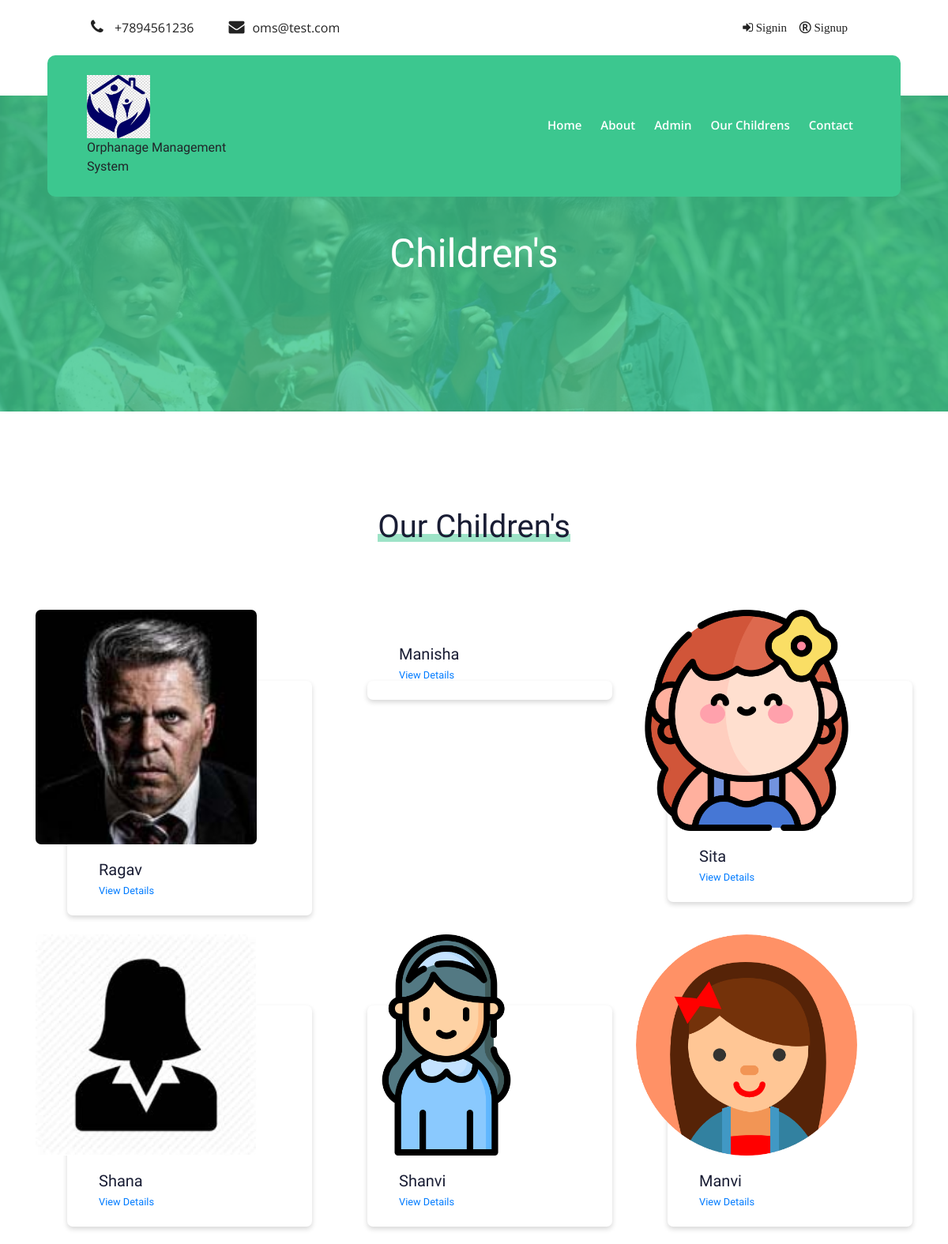
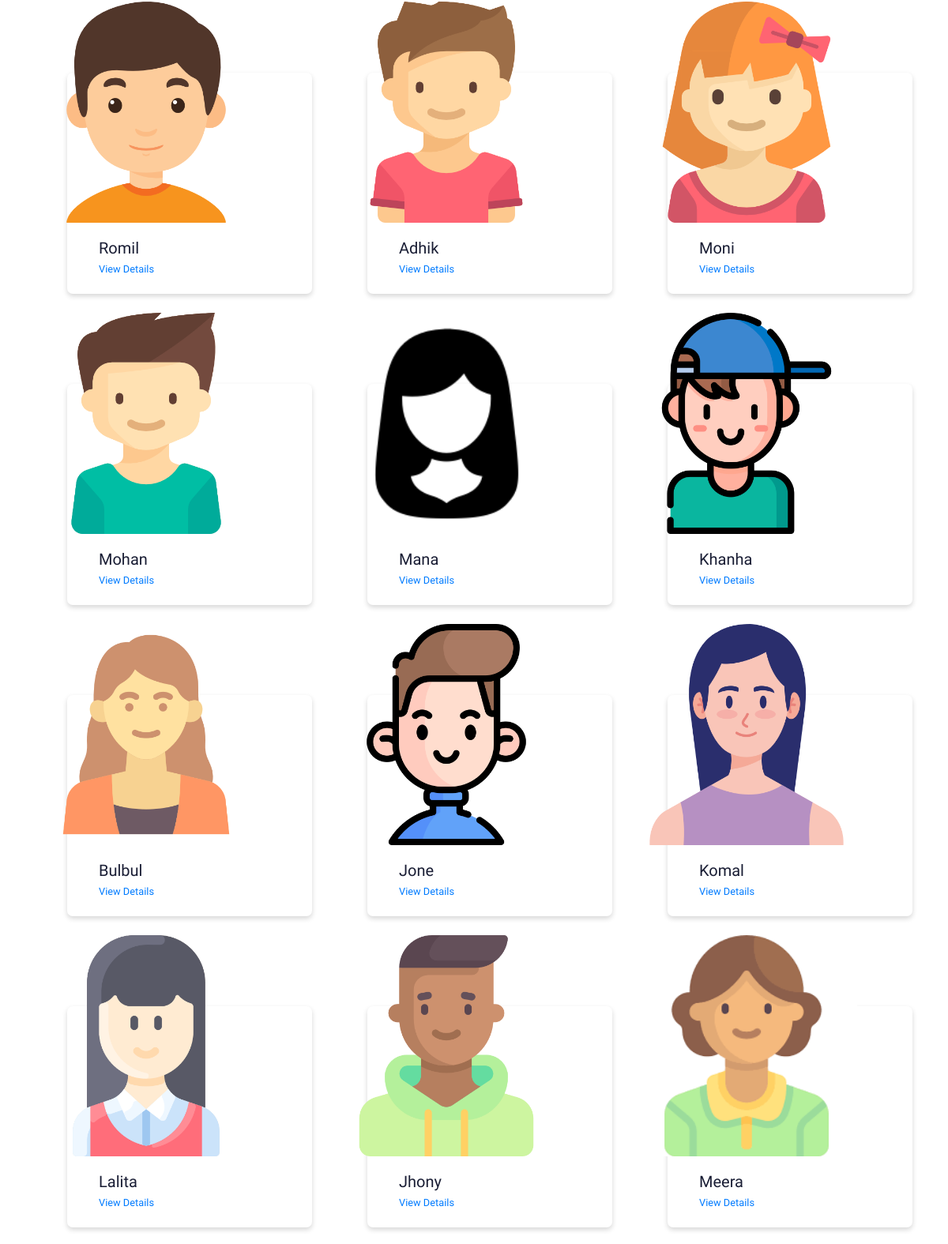
Screenshot of /oms/childs.php (upper part) with the database file from the repository (2 pictures, top to bottom).
### tables this page shows
CREATE TABLE `tblgenralsettings` (
  `id` int(11) NOT NULL,
  `SiteName` varchar(200) DEFAULT NULL,
  `PhoneNumber` bigint(12) DEFAULT NULL,
  `EmailId` varchar(255) DEFAULT NULL,
  `address` mediumtext DEFAULT NULL,
  `footercontent` mediumtext DEFAULT NULL,
  `LastUpdationDate` timestamp NULL DEFAULT NULL ON UPDATE current_timestamp()
);

CREATE TABLE `tblchild` (
  `ID` int(5) NOT NULL,
  `IndentificationNumber` int(10) DEFAULT NULL,
  `ChildName` varchar(250) DEFAULT NULL,
  `ChildGender` varchar(50) DEFAULT NULL,
  `ChildArrivalDate` date DEFAULT NULL,
  `AllergicIssue` varchar(250) DEFAULT NULL,
  `BloodGroup` varchar(100) DEFAULT NULL,
  `Age` varchar(255) DEFAULT NULL,
  `ChildPhoto` varchar(255) DEFAULT NULL,
  `IsActive` int(2) DEFAULT NULL,
  `isAdopted` int(1) DEFAULT NULL,
  `RegDate` timestamp NULL DEFAULT current_timestamp()
);

### oms/childs.php (the view, shortened to what this page needs)
<?php
include('includes/config.php');
?>
<!doctype html>
<html class="no-js" lang="zxx">
<head>
    <link rel="stylesheet" href="css/bootstrap.min.css">
    <link rel="stylesheet" href="css/owl.carousel.min.css">
    <link rel="stylesheet" href="css/magnific-popup.css">
    <link rel="stylesheet" href="css/font-awesome.min.css">
    <link rel="stylesheet" href="css/themify-icons.css">
    <link rel="stylesheet" href="css/nice-select.css">
    <link rel="stylesheet" href="css/flaticon.css">
    <link rel="stylesheet" href="css/gijgo.css">
    <link rel="stylesheet" href="css/animate.css">
    <link rel="stylesheet" href="css/slicknav.css">
    <link rel="stylesheet" href="css/style.css">
</head>
<body>
 <?php include_once('includes/header.php');?>
    <div class="bradcam_area breadcam_bg overlay d-flex align-items-center justify-content-center">
        <div class="container">
            <div class="row">
                <div class="col-xl-12">
                    <div class="bradcam_text text-center">
                        <h3>Children's</h3>
                    </div>
                </div>
            </div>
        </div>
    </div>
    <div class="our_volunteer_area section_padding">
        <div class="container">
            <div class="row justify-content-center">
                <div class="col-lg-6">
                    <div class="section_title text-center mb-55">
                        <h3><span>Our Children's</span></h3>
                    </div>
                </div>
            </div>
            <div class="row justify-content-center">
                <?php
$isactive=1;
$sql = "SELECT ChildName,ChildGender,Age,ChildPhoto,ID  from tblchild where IsActive=:isactive";
$query = $dbh -> prepare($sql);
$query->bindParam(':isactive',$isactive,PDO::PARAM_STR);
$query->execute();
$results=$query->fetchAll(PDO::FETCH_OBJ);
if($query->rowCount() > 0)
{
foreach($results as $row)
{
    ?>
                <div class="col-lg-4 col-md-6">
                    <br>
                    <div class="single_volenteer">
                        <div class="volenteer_thumb">
                            <img src="admin/childimages/<?php echo htmlentities($row->ChildPhoto);?>" alt="">
                        </div>
                        <div class="voolenteer_info d-flex align-items-end">
                            <div class="info_inner">
                                <h4><?php echo htmlentities($row->ChildName);?></h4>
                                <a href="child-details.php?cid=<?php echo htmlentities($row->ID);?>" class="btn-def bnt-2 small">View Details</a>
                            </div>
                        </div>
                    </div>
                </div><hr>
            <?php } } ?>
            </div>
        </div>
    </div>
</body>
</html>

### oms/includes/header.php (shortened to what this page needs)
   <header>
        <div class="header-area ">
            <div class="header-top_area">
                <div class="container-fluid">
                    <div class="row">
                        <div class="col-xl-6 col-md-12 col-lg-8">
                            <div class="short_contact_list">
                                <ul>
                                     <?php
$ret = "select * from tblgenralsettings";
$query = $dbh -> prepare($ret);
$query->execute();
$results=$query->fetchAll(PDO::FETCH_OBJ);
if($query->rowCount() > 0)
{
foreach($results as $row)
{
$website=$row->SiteName;
    ?>
                                    <li><a href="#"> <i class="fa fa-phone"></i> +<?php echo $row->PhoneNumber;?></a></li>
                                    <li><a href="#"> <i class="fa fa-envelope"></i><?php echo $row->EmailId;?></a></li><?php }} ?>
                                </ul>
                            </div>
                        </div>
                        <div class="col-xl-6 col-md-6 col-lg-4">
                            <div class="social_media_links d-none d-lg-block">
                                 <?php if($_SESSION['usrid']==0):?>
                                <a href="signin.php">
                                    <i class="fa fa-sign-in"> Signin</i>
                                </a>
                                <a href="signup.php">
                                    <i class="fa fa-registered"> Signup</i>
                                </a><?php endif;?>
                            </div>
                        </div>
                    </div>
                </div>
            </div>
            <div id="sticky-header" class="main-header-area">
                <div class="container-fluid">
                    <div class="row align-items-center">
                        <div class="col-xl-3 col-lg-3">
                            <div class="logo">
                                <a href="index.html">
                                    <img src="img/oms.jpg" width="80" height="80" alt="">
                                </a>
                            </div>
                              <?php echo $website;?>
                        </div>
                        <div class="col-xl-9 col-lg-9">
                            <div class="main-menu">
                                <nav>
                                    <ul id="navigation">
                                        <li><a href="index.php">home</a></li>
                                        <li><a href="About.php">About</a></li>
                                        <li><a href="admin/index.php">Admin</a></li>
                                        <li><a href="childs.php">Our Childrens</a></li>
                                        <li><a href="contact.php">Contact</a></li>
                                    </ul>
                                </nav>
                            </div>
                        </div>
                        <div class="col-12">
                        </div>
                    </div>
                </div>
            </div>
        </div>
    </header>

### rows the page displays
tblgenralsettings: PhoneNumber "7894561236", EmailId "oms@test.com", SiteName "Orphanage Management System"
tblchild: ChildPhoto (picture), ChildName "Ragav"
tblchild: ChildName "Manisha"
tblchild: ChildPhoto (picture), ChildName "Sita"
tblchild: ChildPhoto (picture), ChildName "Shana"
tblchild: ChildPhoto (picture), ChildName "Shanvi"
tblchild: ChildPhoto (picture), ChildName "Manvi"
tblchild: ChildPhoto (picture), ChildName "Romil"
tblchild: ChildPhoto (picture), ChildName "Adhik"
tblchild: ChildPhoto (picture), ChildName "Moni"
tblchild: ChildPhoto (picture), ChildName "Mohan"
tblchild: ChildPhoto (picture), ChildName "Mana"
tblchild: ChildPhoto (picture), ChildName "Khanha"
tblchild: ChildPhoto (picture), ChildName "Bulbul"
tblchild: ChildPhoto (picture), ChildName "Jone"
tblchild: ChildPhoto (picture), ChildName "Komal"
tblchild: ChildPhoto (picture), ChildName "Lalita"
tblchild: ChildPhoto (picture), ChildName "Jhony"
tblchild: ChildPhoto (picture), ChildName "Meera"
